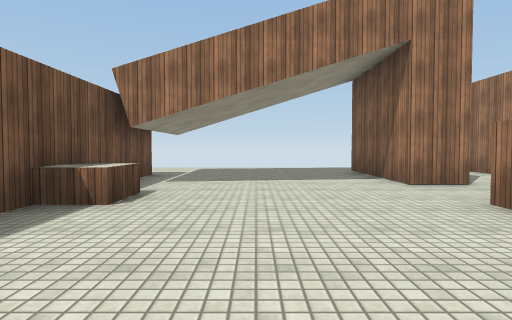
view 1 (above)

12 first-person views from a walk through a scene from a Unity 3-D project. The camera is 1.2 m above the floor, tilts 2° down and sees 75° across. The floor is counted in squares, 2 m on a side. Each view is taken from the middle of a square. On the plan, view 1 faces up. The plan holds only what a view shows up to about 10 squares ahead; the rest is blank. The place goes on beyond the plan. Some animated figures are not drawn. Surface patterns are stand-ins for the level's own textures.

view 2
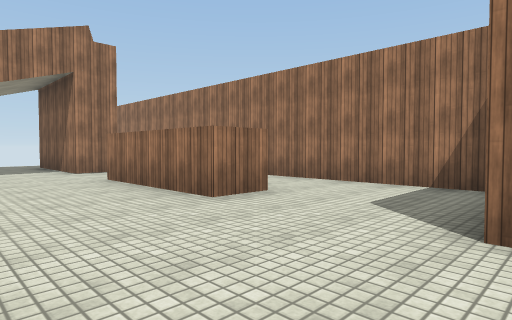

view 3
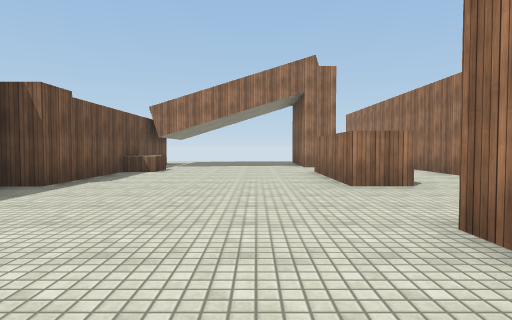

view 4
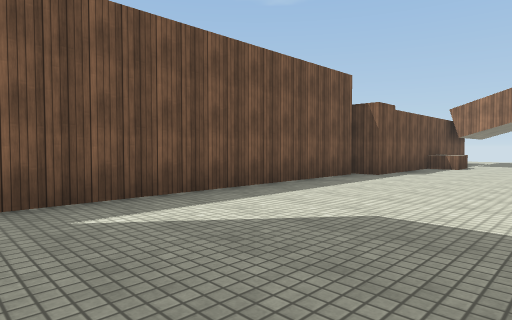

view 5
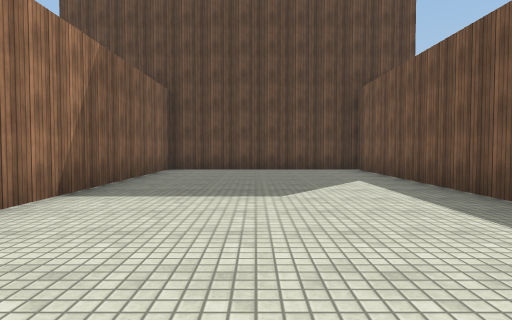

view 6
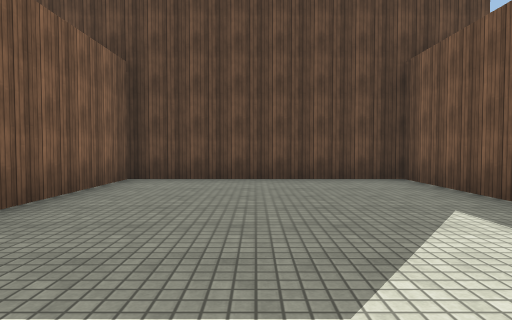

view 7
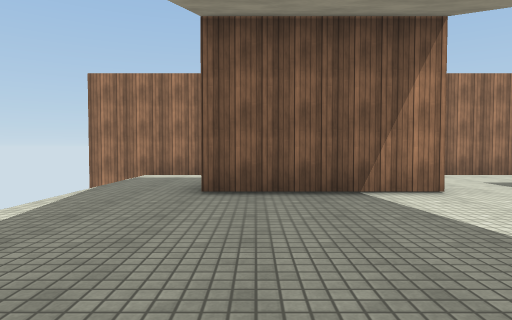

view 8
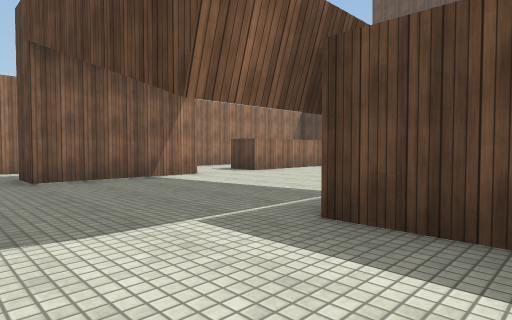

view 9
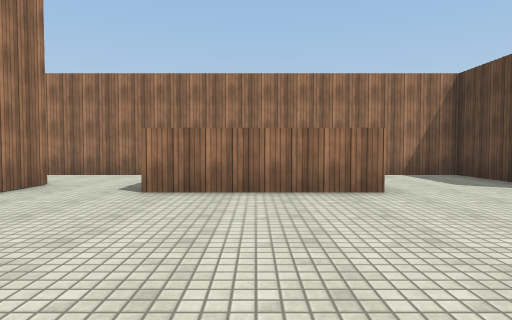

view 10
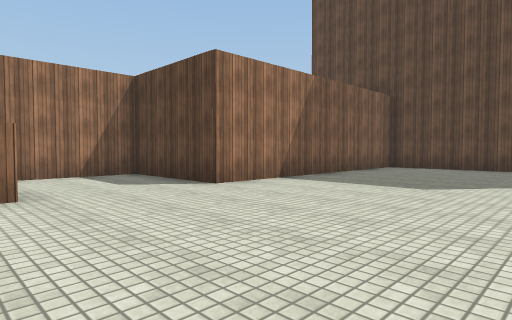

view 11
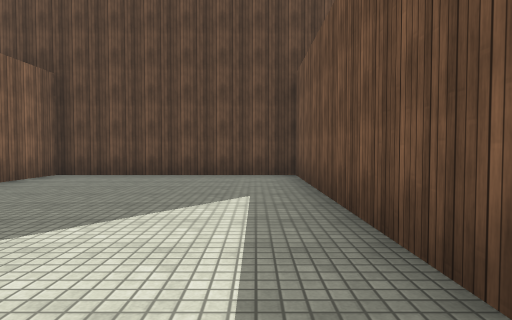

view 12
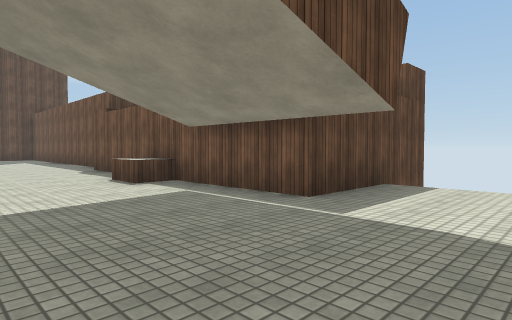

### Floor plan
Points are (right, up) in squares from view 1. A wall is a line through its corners. A room is listed if a view was taken in it or the views show most of it. See-through windows are left out.
Room 1 (views 1, 2, 3, 4, 5, 6, 7, 8, 9, 10, 11, 12)
walls: (3.5, 0.3) (2.5, 0.3) (2.5, 3.5) (3.5, 3.5); (3.5, 5.4) (2.5, 5.4) (2.5, 8.7) (3.5, 8.7); (-2.9, 0.3) (-2.9, -9.5) (2.5, -9.5) (2.5, -2.5) (5.5, -2.5) (5.5, 11.5); (-6, 7.6) (-2.4, 7.6) (-2.4, 0.3)
low walls: (-2.4, 4.5) (-1.6, 4.5) (-1.6, 3.5) (-2.4, 3.5)

Positions as (right, up) in squares from view 1, and headings:
1: (0, 0), facing up
2: (0, -3), facing up-right
3: (1, -5), facing up
4: (1, -7), facing up-left
5: (0, 0), facing down
6: (0, -3), facing down
7: (-2, 8), facing right
8: (-4, 10), facing down-right
9: (-2, 2), facing right
10: (-2, 1), facing down-right
11: (-2, -2), facing down
12: (1, 10), facing down-left
